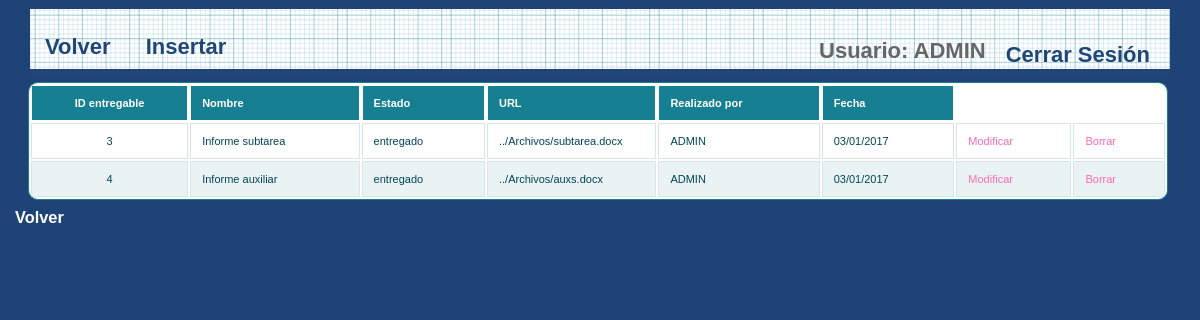
/et3_iu/Controllers/ENTREGABLE_Controller.php?accion=showall&ID_TAREA=2 (signed in), run on the app's committed database.
### tables this page shows
CREATE TABLE IF NOT EXISTS `ENTREGABLE` (
`ID_ENTREGABLE` int(11) NOT NULL,
  `NOMBRE` varchar(20) NOT NULL,
  `ESTADO` varchar(25) NOT NULL,
  `URL` varchar(120) NOT NULL,
  `ID_MIEMBRO` varchar(25) NOT NULL,
  `FECHASUBIDA` date NOT NULL,
  `ID_TAREA` int(11) NOT NULL
);

CREATE TABLE IF NOT EXISTS `EMPLEADOS` (
  `EMP_USER` varchar(25) NOT NULL,
  `EMP_PASSWORD` varchar(128) NOT NULL,
  `EMP_NOMBRE` varchar(25) DEFAULT NULL,
  `EMP_APELLIDO` varchar(50) DEFAULT NULL,
  `EMP_EMAIL` varchar(50) DEFAULT NULL,
  `EMP_TIPO` int(10) DEFAULT NULL,
  `EMP_ESTADO` varchar(25) DEFAULT NULL
);

### et3_iu/Models/ENTREGABLE_Model.php (called while the page is built, shortened)
<?php
class Entregable
{
    private $ID_ENTREGABLE;
    private $NOMBRE;
    private $ESTADO;
    private $URL;
    private $MIEMBRO;
    private $FECHASUBIDA;
    public function __construct($id = null, $nombre = null, $estado = null, $url = null,Miembro $miembro = null,DateTime $fechaSubida = null,Tarea $tarea = null){
        $this->ID_ENTREGABLE = $id;
        $this->NOMBRE = $nombre;
        $this->ESTADO = $estado;
        $this->URL = $url;
        $this->MIEMBRO = $miembro;
        $this->FECHASUBIDA = $fechaSubida;
    }
    public function getID()
    {
        return $this->ID_ENTREGABLE;
    }
    public function getNombre()
    {
        return $this->NOMBRE;
    }
    public function getEstado()
    {
        return $this->ESTADO;
    }
    public function getURL()
    {
        return $this->URL;
    }
    public function getMiembro()
    {
        return $this->MIEMBRO;
    }
    public function getFecha()
    {
        return $this->FECHASUBIDA;
    }
}

### et3_iu/Mappers/ENTREGABLE_Mapper.php (called while the page is built, shortened)
<?php
    require_once("../Models/ENTREGABLE_Model.php");
    require_once("../Mappers/MIEMBRO_Mapper.php");
    require_once("../Mappers/TAREA_Mapper.php");
    class ENTREGABLE_Mapper{
        private $mysqli;
        public function ConectarBD()
        {
            $this->mysqli = new mysqli("localhost", "iu2016", "iu2016", "IU2016");
        }
        public function consultarEntregablesTarea($id_tarea) {
            $sql = "SELECT * FROM ENTREGABLE where ID_TAREA = '{$id_tarea}' ";
            $resultado = $this -> mysqli -> query($sql);
            $toret = array();
            if($resultado != false ) {
                $miembro_mapper = new MiembroMapper();
                $tarea_mapper = new TAREA_Mapper();
                while ($obj = $resultado->fetch_object()) {
                    $aux = new Entregable($obj->ID_ENTREGABLE, $obj->NOMBRE, $obj->ESTADO, $obj->URL, $miembro_mapper->buscarMiembroPorUsuario($obj->ID_MIEMBRO),
                        new DateTime($obj->FECHASUBIDA), $tarea_mapper->buscarTareaId($obj->ID_TAREA));
                    array_push($toret, $aux);
                }
            }
            return $toret;
        }
    }
?>

### et3_iu/Mappers/TAREA_Mapper.php (called while the page is built, shortened)
<?php
require_once (__DIR__ . "/../Models/MIEMBRO_Model.php");
class TAREA_Mapper{
    private $mysqli;
    public function conectarBD(){
        $this->mysqli = new mysqli("localhost","iu2016","iu2016","IU2016");
    }
        function buscarTareaId($id)
        {
            $sql = "SELECT * FROM TAREA WHERE ID_TAREA = '" . $id . "';";
            $resultado = $this->mysqli->query($sql);
            if ($resultado->num_rows != 0) {
                $tareas_bd = $resultado->fetch_array(MYSQLI_ASSOC);
                $miembro_mapper = new MiembroMapper();
                $proyecto_mapper = new ProyectoMapper();
                if($tareas_bd["PADRE"] != null)
                    $tareaPadre = $this->buscarTareaId($tareas_bd["PADRE"]);
                else
                    $tareaPadre = null;
                $miembro = $miembro_mapper->buscarMiembroPorUsuario($tareas_bd["ID_MIEMBRO"]);
                $proyecto = $proyecto_mapper->buscarId($tareas_bd["ID_PROYECTO"]);
                $tarea = new Tarea($tareas_bd["ID_TAREA"], $tareas_bd["NOMBRE"], $tareas_bd["DESCRIPCION"],
                    $tareaPadre, $tareas_bd["FECHAIP"], $tareas_bd["FECHAEP"], $tareas_bd["FECHAIR"],
                    $tareas_bd["FECHAER"], $tareas_bd["HORASP"], $tareas_bd["HORASR"], $miembro,
                    $tareas_bd["ESTADO"], $tareas_bd["COMENTARIO"],$proyecto);
                return $tarea;
            } else {
                return "No hay resultados";
            }
        }
}

### et3_iu/Models/MIEMBRO_Model.php (called while the page is built, shortened)
<?php
class Miembro{
    private $USUARIO;
    public function __construct( $NOMBRE=NULL, $APELLIDOS=NULL, $USUARIO=NULL, $CONTRASEÑA=NULL, $CORREO=NULL){
        $this->USUARIO = $USUARIO;
    }
    public function getUsuario(){
        return $this->USUARIO;
    }
}
?>

### et3_iu/Mappers/MIEMBRO_Mapper.php (called while the page is built, shortened)
<?php
    require_once("../Models/MIEMBRO_Model.php");
    class MiembroMapper {
        private $mysqli;
        public function ConectarBD()
        {
            $this->mysqli = new mysqli("localhost", "iu2016", "iu2016", "IU2016");
        }
        public function buscarMiembroPorUsuario($user) {
            $sql = "SELECT * FROM EMPLEADOS where EMP_USER = '{$user}' ";
            $resultado = $this -> mysqli -> query($sql);
            $miembro = $resultado->fetch_array(MYSQLI_ASSOC);
            $miembro = new Miembro($miembro["EMP_NOMBRE"], $miembro["EMP_APELLIDO"], $miembro["EMP_USER"], $miembro["EMP_PASSWORD"], $miembro["EMP_EMAIL"]);
            return $miembro;
        }
    }
?>

### et3_iu/Views/ENTREGABLE_SHOW_Vista.php (the view, shortened to what this page needs)
<?php
class ENTEGABLE_SHOW_Vista
{
    public function __construct(array $entregables, $volver)
    {
        $this->volver = $volver;
        $this->entregables = $entregables;
        $this->render();
    }
    public function render()    {
        ?>
        <div>
            <head>
                <link rel="stylesheet" href="../Styles/styles.css" type="text/css" media="screen"/>
                <link rel="stylesheet" type="text/css" href="../Styles/print.css" media="print"/>
            </head>
            <div id="wrapper">
                <nav>
                    <div class="menu">
                        <ul>
                            <li><a href="../Functions/Desconectar.php"><?php echo $strings['Cerrar Sesión']; ?></a></li>
                            <li><?php echo $strings['Usuario'] . ": " . $_SESSION['login']; ?></li>
                        </ul>
                         <?= '<a href=\'' . $this->volver . "'>" . $strings['Volver'] . " </a>" ?>
                        <a href='./ENTREGABLE_Controller.php?accion=add_entregable_menu&ID_TAREA=<?php echo $_REQUEST['ID_TAREA']; ?> '><?php echo $strings['Insertar'] ?></a>
                    </div>
                </nav>
                <table id='btable' border=1>
                    <tr>
                        <th><?= $strings["Entregable_id"] ?></th>
                        <th><?= $strings["Nombre"] ?></th>
                        <th><?= $strings["Estado"] ?></th>
                        <th><?= $strings["url"] ?></th>
                        <th><?= $strings["Realizado Por"] ?></th>
                        <th><?= $strings["Fecha"] ?></th>
                    </tr>
                    <?php
                    foreach ($this->entregables as $entregable) { ?>
                        <tr>
                            <td><?=$entregable->getID()?></td>
                            <td><?=$entregable->getNombre()?></td>
                            <td><?=$entregable->getEstado()?></td>
                            <td><?=$entregable->getURL()?></td>
                            <td><?=$entregable->getMiembro()->getUsuario()?></td>
                            <td><?=$entregable->getFecha()->format("d/m/Y")?></td>
                            <td><a href='ENTREGABLE_Controller.php?accion=edit_entregable_menu&amp;entregable_ID=<?= $entregable->getID() ?>'><?= $strings['Modificar'] ?></a></td>
                            <td><a href='ENTREGABLE_Controller.php?accion=delete_entregable_menu&amp;entregable_ID=<?= $entregable->getID() ?>'><?= $strings['Borrar'] ?></a></td>
                        </tr>
                       <?php } ?>
                </table>
            </div>
            <h3><?= '<a class="form-link" href=\'' . $this->volver . "'>" . $strings['Volver'] . " </a>" ?></h3>
        </div>
        <?php
    }
}
?>

### et3_iu/Styles/styles.css (style rules this page uses)
* { margin: 0; padding: 0; }
ul li { list-style-type:none; }
header, footer, section, aside, nav, article { display: block; }
#wrapper { width: 1140px; margin: 0 auto; margin-top: 5px; margin-bottom: 5px; }
nav { width: 1140px; height: 69px; margin: 0 auto; background: #1F4677 url(../images/blueprintpaper.png) repeat-x; }
h1,h2,h3,h4,h5,h6 { font-weight: bold; clear: both; color: #333; list-style-type:none; }
a:link, a:visited { color:hotpink; text-decoration: none; }
li { padding-left: 5px; }
nav .menu { font-size: 22px; font-weight: bold; }
nav .menu ul { margin: 0; padding: 25px 0 0 20px; list-style: none; line-height: normal; }
nav .menu li { display: block; float: right; }
nav .menu a { display: block; margin-right: 5px; padding: 0px 15px; text-decoration: none; color: #1F4677; float:left; }
table { white-space: normal; line-height: normal; font-weight: normal; font-size: small; font-style: normal; color: black; text-align: center; font-variant: normal; border-color: gray; background-color: white; }
#btable { white-space: normal; line-height: normal; font-weight: normal; font-size: 11px; font-style: normal; color: black; text-align: center; font-variant: normal; border-color: gray; background-color: white; margin-left: -2px; }
#btable { width: 100%; overflow: hidden; background: #FFF; color: #024457; border-radius: 10px; border: 1px solid #167F92; }
#btable tr { border: 1px solid #D9E4E6; }
#btable tr:nth-child(odd) { background-color: #EAF3F3; }
#btable th { display: none; border: 1px solid #FFF; background-color: #167F92; color: #FFF; padding: 1em; }
#btable th:first-child { display: table-cell; text-align: center; }
#btable th:nth-child(2) { display: table-cell; }
#btable th:nth-child(2):after { content: attr(data-th); }
@media (min-width: 480px) { #btable th:nth-child(2):after { display: none; } }
#btable td { display: block; word-wrap: break-word; max-width: 7em; }
#btable td:first-child { display: table-cell; text-align: center; border-right: 1px solid #D9E4E6; }
@media (min-width: 480px) { #btable td { border: 1px solid #D9E4E6; } }
#btable th, #btable td { text-align: left; margin: .5em 1em; }
@media (min-width: 480px) { #btable th, #btable td { display: table-cell; padding: 1em; } }
#content p, ul, ol, hr { margin-bottom: 24px; }
#content h1, h2, h3, h4, h5, h6 { color: #333; margin: 0 0 20px 0; line-height: 1.5em; }
* { margin-top: 4px; }
.form-link { color: white !important; margin-left: 15px; }

### et3_iu/Styles/print.css (style rules this page uses)
a { text-decoration : underline; color : #0000ff; }
a:link:after, a:visited:after { content: " (" attr(href) ") "; font-size: 70%; }
nav, footer, header, aside { display : none; }

### data on the page
entregable: ID_ENTREGABLE "3", NOMBRE "Informe subtarea", ESTADO "entregado", URL "../Archivos/subtarea.docx", ID_MIEMBRO.EMP_USER "ADMIN", format "03/01/2017"
entregable: ID_ENTREGABLE "4", NOMBRE "Informe auxiliar", ESTADO "entregado", URL "../Archivos/auxs.docx", ID_MIEMBRO.EMP_USER "ADMIN", format "03/01/2017"

### other printed values
$strings['Cerrar Sesión'] "Cerrar Sesión"
$strings['Usuario'] "Usuario"
$_SESSION['login'] "ADMIN"
$strings['Volver'] "Volver"
$strings['Insertar'] "Insertar"
$strings["Entregable_id"] "ID entregable"
$strings["Nombre"] "Nombre"
$strings["Estado"] "Estado"
$strings["url"] "URL"
$strings["Realizado Por"] "Realizado por"
$strings["Fecha"] "Fecha"
